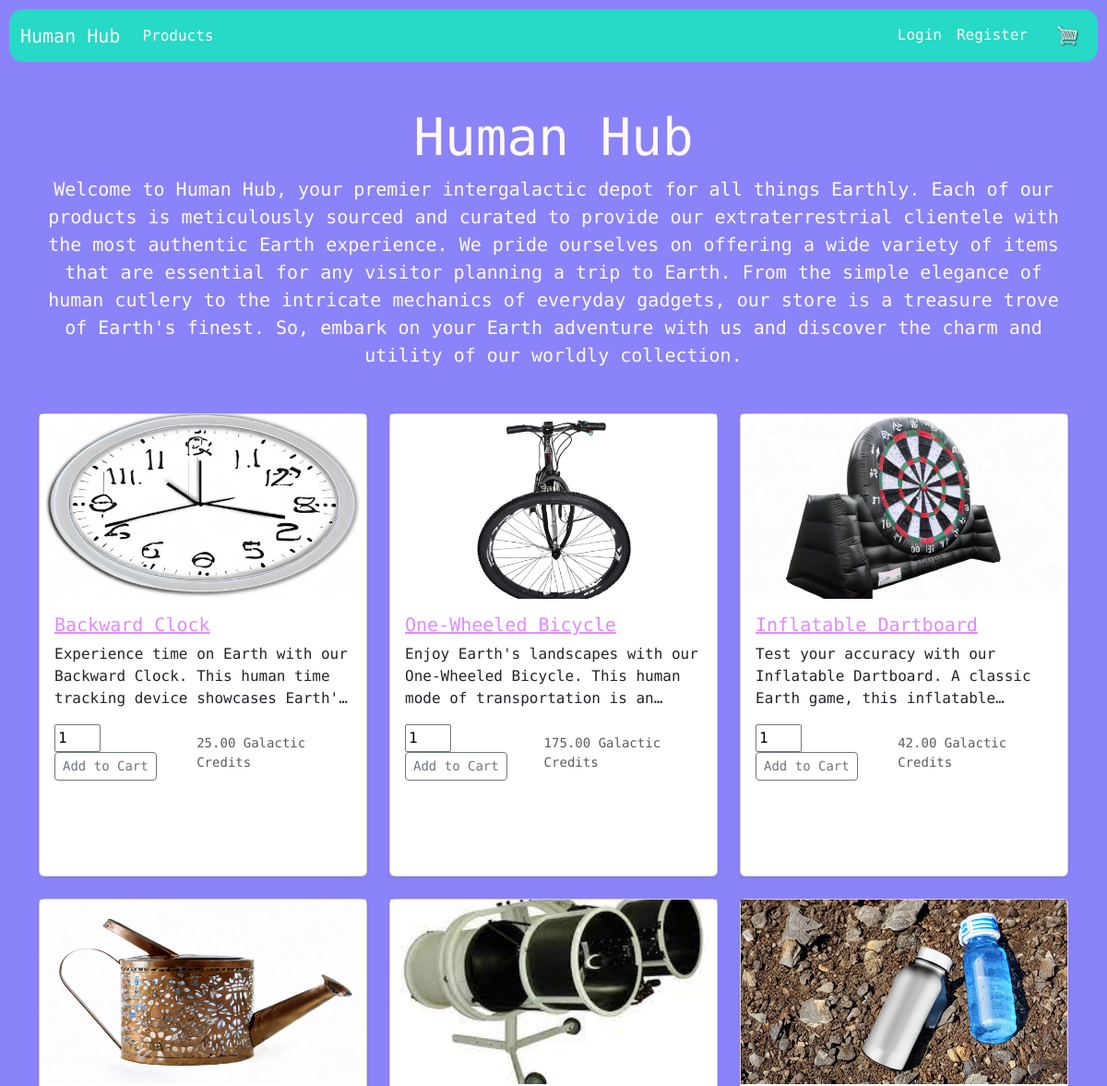
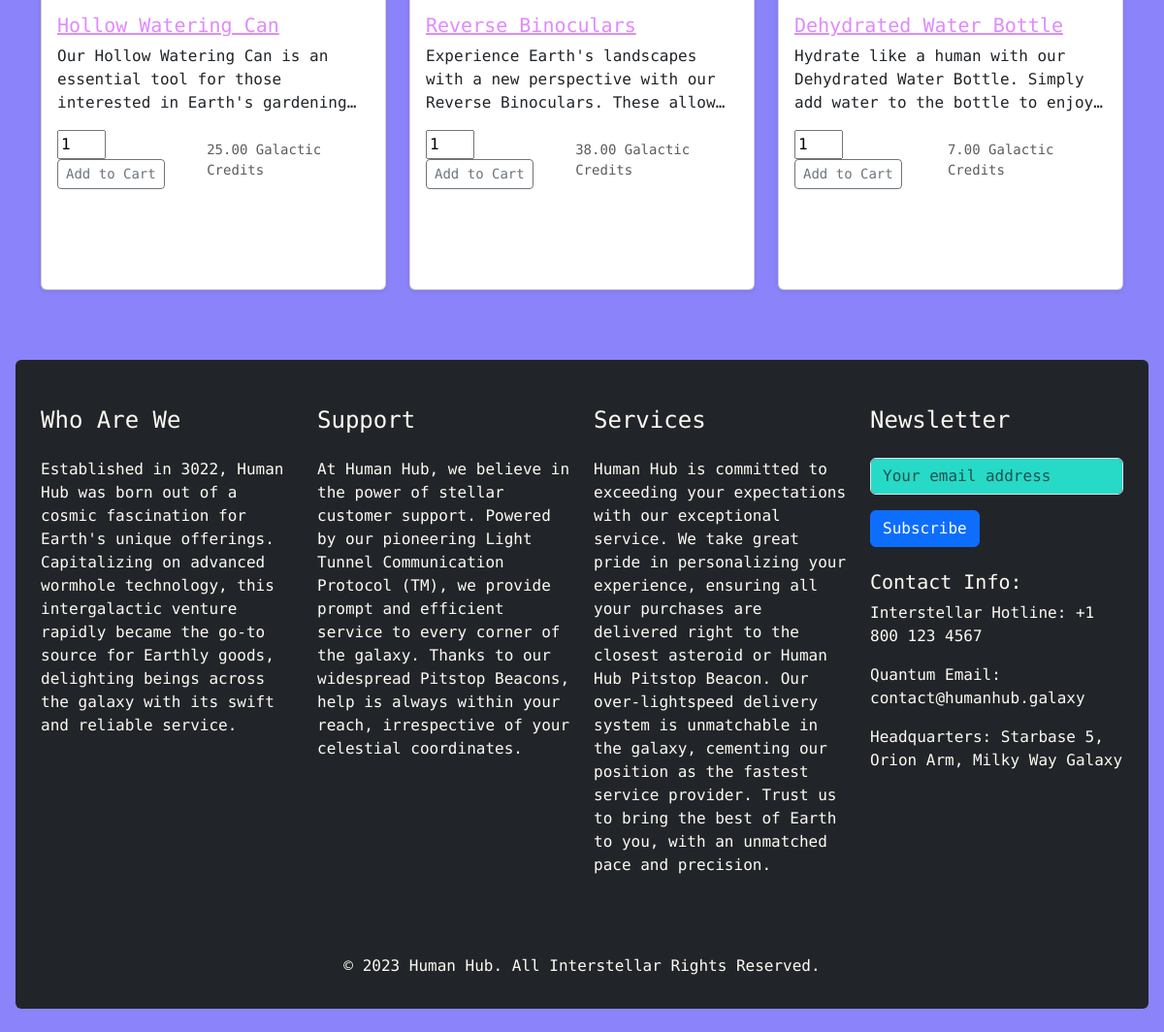
The page / on the database its author committed (2 pictures, top to bottom).
### store/models.py (models this page shows, shortened)
class Product(models.Model):
    name = models.CharField(max_length=200)
    description = models.TextField()
    price = models.DecimalField(max_digits=7, decimal_places=2)
    image = models.ImageField(null=True, blank=True)
    category = models.ForeignKey('Category', on_delete=models.SET_NULL, null=True)

### store/views.py (the view)
# urls.py: 2. Add a URL to urlpatterns:  path('', views.home, name='home')
def home(request):
    products = Product.objects.all()[:6]  # get the first 6 products
    return render(request, 'store/home.html', {'products': products})

### store/templates/store/home.html (shortened to what this page needs)
{% extends "store/base_generic.html" %}
{% load static %}
{% block content %}
<div class="container">
    <div class="jumbotron my-5 text-center">
        <h1 class="display-4">Human Hub</h1>
        <p class="lead">
    Welcome to Human Hub, your premier intergalactic depot for all things Earthly. Each of our products is meticulously sourced and curated to provide our extraterrestrial clientele with the most authentic Earth experience. We pride ourselves on offering a wide variety of items that are essential for any visitor planning a trip to Earth. From the simple elegance of human cutlery to the intricate mechanics of everyday gadgets, our store is a treasure trove of Earth's finest. So, embark on your Earth adventure with us and discover the charm and utility of our worldly collection.
    </div>
    <div class="row mb-5">
        {% for product in products %}
        <div class="col-md-4">
            <div class="card mb-4 shadow-sm">
                <img class="thumbnail" src="{{ product.image.url }}" alt="{{ product.name }}">
                <div class="card-body">
                    <h5 class="card-title">
                        <a href="{% url 'product_detail' product.id %}">{{ product.name }}</a>
                    </h5>
                    <p class="card-text">{{ product.description }}</p>
                    <div class="d-flex justify-content-between align-items-center">
                        <div class="btn-group">
                            <form method="post" action="{% url 'add_to_cart' %}">
                                <input type="number" name="quantity" min="1" max="99" value="1" style="width: 50px;">
                                <button type="submit" class="btn btn-sm btn-outline-secondary">Add to Cart</button>
                            </form>
                        </div>
                        <small class="text-muted">{{ product.price }} Galactic Credits</small>
                    </div>
                </div>
            </div>
        </div>
        {% endfor %}
    </div>
</div>
{% endblock %}

### store/templates/store/base_generic.html (shortened to what this page needs)
{% load static %}
<!DOCTYPE html>
<html>
<head>
    <link href="https://cdn.jsdelivr.net/npm/bootstrap@5.3.0-alpha3/dist/css/bootstrap.min.css" rel="stylesheet">
    <link rel="stylesheet" type="text/css" href="{% static 'store/styles.css' %}">
</head>
<body>
<nav class="navbar navbar-expand-lg navbar-dark" style="margin: 10px; border-radius: 15px;">
    <div class="container-fluid">
        <a class="navbar-brand" href="{% url 'home' %}">Human Hub</a>
        <div class="collapse navbar-collapse" id="navbarNav">
            <ul class="navbar-nav">
                <li class="nav-item">
                    <a class="nav-link" href="{% url 'product_list' %}">Products</a>
                </li>
            </ul>
            <ul class="navbar-nav ms-auto">
                {% if user.is_authenticated %}
                    <li class="nav-item">
                        <a class="nav-link" href="{% url 'profile' %}">Profile</a>
                    </li>
                    <li class="nav-item">
                        <a class="nav-link" href="{% url 'logout' %}">Logout</a>
                    </li>
                {% else %}
                    <li class="nav-item">
                        <a class="nav-link" href="{% url 'login' %}">Login</a>
                    </li>
                    <li class="nav-item">
                        <a class="nav-link" href="{% url 'register' %}">Register</a>
                    </li>
                {% endif %}
                <li class="nav-item">
                    <a class="nav-link" href="{% url 'view_cart' %}">
                        <img src="{% static 'media/cart.png' %}" class="cart-image">
                    </a>
                </li>
            </ul>
        </div>
    </div>
</nav>
  {% block content %}{% endblock %}
<footer class="footer bg-dark rounded mx-3 my-4">
    <div class="container py-5">
        <div class="row">
            <div class="col-lg-3">
                <h4 class="mb-4">Who Are We</h4>
                <p>Established in 3022, Human Hub was born out of a cosmic fascination for Earth's unique offerings. Capitalizing on advanced wormhole technology, this intergalactic venture rapidly became the go-to source for Earthly goods, delighting beings across the galaxy with its swift and reliable service.</p>
            </div>
            <div class="col-lg-3">
                <h4 class="mb-4">Support</h4>
                <p>At Human Hub, we believe in the power of stellar customer support. Powered by our pioneering Light Tunnel Communication Protocol (TM), we provide prompt and efficient service to every corner of the galaxy. Thanks to our widespread Pitstop Beacons, help is always within your reach, irrespective of your celestial coordinates.</p>
            </div>
            <div class="col-lg-3">
                <h4 class="mb-4">Services</h4>
                <p>Human Hub is committed to exceeding your expectations with our exceptional service. We take great pride in personalizing your experience, ensuring all your purchases are delivered right to the closest asteroid or Human Hub Pitstop Beacon. Our over-lightspeed delivery system is unmatchable in the galaxy, cementing our position as the fastest service provider. Trust us to bring the best of Earth to you, with an unmatched pace and precision.</p>
            </div>
            <div class="col-lg-3">
                <h4 class="mb-4">Newsletter</h4>
                <form>
                    <div class="form-group">
                        <input type="email" class="form-control my-3" placeholder="Your email address">
                    </div>
                    <button type="submit" class="btn btn-primary mb-4">Subscribe</button>
                    <div class="footer-info">
                        <h5>Contact Info:</h5>
                        <p>Interstellar Hotline: +1 800 123 4567</p>
                        <p>Quantum Email: contact@humanhub.galaxy</p>
                        <p>Headquarters: Starbase 5, Orion Arm, Milky Way Galaxy</p>
                    </div>
                </form>
            </div>
        </div>
    </div>
    <div class="footer-bottom text-center py-3">
        <p>&copy; 2023 Human Hub. All Interstellar Rights Reserved.</p>
    </div>
</footer>
</body>
</html>

### store/static/store/styles.css (style rules this page uses)
:root { --turquoise: #27d9c7ff; --tropical-indigo: #8b83f9ff; --floral-white: #fefaf2ff; --violet-web-color: #e08affff; }
body { background-color: var(--tropical-indigo); color: var(--floral-white); font-family: 'Monomaniac One', monospace; }
a { color: var(--violet-web-color); }
.navbar { background-color: var(--turquoise); border: none; }
.navbar a { color: var(--floral-white); }
button, .form-control { background-color: var(--turquoise); color: var(--floral-white); }
.cart-image { width: 25px; display: inline-block; margin-left: 15px; }
.thumbnail { width: 100%; max-height: 200px; object-fit: cover; }
.card-body { height: 300px; overflow: hidden; }
.card-text { text-overflow: ellipsis; overflow: hidden; display: -webkit-box; -webkit-line-clamp: 3; -webkit-box-orient: vertical; }

### rows shown on the page
Product: image (picture), name "Backward Clock", description "Experience time on Earth with our Backward Clock. This human time tracking device showcases…", price "25.00"
Product: image (picture), name "One-Wheeled Bicycle", description "Enjoy Earth's landscapes with our One-Wheeled Bicycle. This human mode of transportation is…", price "175.00"
Product: image (picture), name "Inflatable Dartboard", description "Test your accuracy with our Inflatable Dartboard. A classic Earth game, this…", price "42.00"
Product: image (picture), name "Hollow Watering Can", description "Our Hollow Watering Can is an essential tool for those interested in Earth's…", price "25.00"
Product: image (picture), name "Reverse Binoculars", description "Experience Earth's landscapes with a new perspective with our Reverse Binoculars. These…", price "38.00"
Product: image (picture), name "Dehydrated Water Bottle", description "Hydrate like a human with our Dehydrated Water Bottle. Simply add water to the bottle to…", price "7.00"
